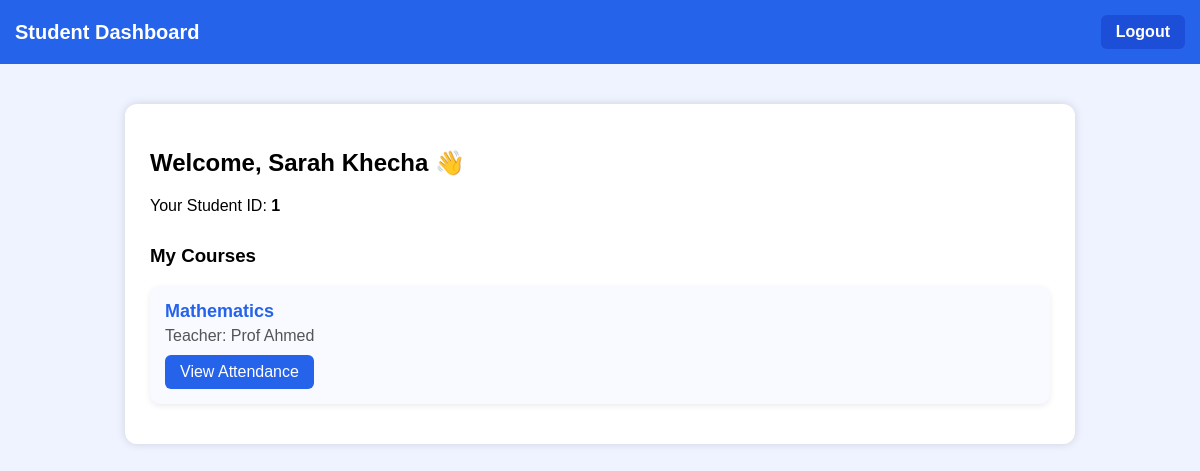
The app's page /student_dashboard.php (signed in) with its own data.
### tables this page shows
CREATE TABLE IF NOT EXISTS `students` (
  `id` int NOT NULL AUTO_INCREMENT,
  `first_name` varchar(100) DEFAULT NULL,
  `last_name` varchar(100) DEFAULT NULL,
  `email` varchar(100) DEFAULT NULL,
  PRIMARY KEY (`id`),
  UNIQUE KEY `email` (`email`)
);

CREATE TABLE IF NOT EXISTS `courses` (
  `id` int NOT NULL AUTO_INCREMENT,
  `course_name` varchar(100) NOT NULL,
  `teacher_id` int DEFAULT NULL,
  PRIMARY KEY (`id`),
  KEY `teacher_id` (`teacher_id`)
);

CREATE TABLE IF NOT EXISTS `teachers` (
  `id` int NOT NULL AUTO_INCREMENT,
  `full_name` varchar(200) DEFAULT NULL,
  `email` varchar(100) DEFAULT NULL,
  PRIMARY KEY (`id`),
  UNIQUE KEY `email` (`email`)
);

### student_dashboard.php (the view, shortened to what this page needs)
<?php
require 'db.php';
$student_id = $_SESSION['student_id'];
$stmt = $pdo->prepare("SELECT first_name, last_name FROM students WHERE id = ?");
$stmt->execute([$student_id]);
$student = $stmt->fetch(PDO::FETCH_ASSOC);
$full_name = $student['first_name'] . " " . $student['last_name'];
$stmt2 = $pdo->prepare("
    SELECT c.id, c.course_name, t.full_name AS teacher_name
    FROM student_courses sc
    JOIN courses c ON sc.course_id = c.id
    LEFT JOIN teachers t ON c.teacher_id = t.id
    WHERE sc.student_id = ?
");
$stmt2->execute([$student_id]);
$courses = $stmt2->fetchAll(PDO::FETCH_ASSOC);
?>
<!DOCTYPE html>
<html lang="en">
<head>
</head>
<body>
<nav>
    <h1>Student Dashboard</h1>
    <a href="logout.php">Logout</a>
</nav>
<div class="container">
    <h2>Welcome, <?php echo htmlspecialchars($full_name); ?> 👋</h2>
    <p>Your Student ID: <strong><?php echo htmlspecialchars($student_id); ?></strong></p>
    <h3 style="margin-top:30px;">My Courses</h3>
    <?php if ($courses): ?>
        <?php foreach ($courses as $course): ?>
            <div class="course-card">
                <p class="course-title"><?php echo htmlspecialchars($course['course_name']); ?></p>
                <p class="teacher">Teacher: <?php echo htmlspecialchars($course['teacher_name']); ?></p>
                <a class="btn" href="student_attendance.php?course_id=<?php echo $course['id']; ?>">View Attendance</a>
            </div>
        <?php endforeach; ?>
    <?php else: ?>
        <p>No courses found.</p>
    <?php endif; ?>
</div>
</body>
</html>

### student_dashboard.php (style rules this page uses)
body { font-family: Arial, sans-serif; background: #eef3ff; margin: 0; padding: 0; }
nav { background: #2563eb; padding: 15px; display: flex; justify-content: space-between; align-items: center; }
nav h1 { color: #fff; margin: 0; font-size: 20px; }
nav a { color: #fff; text-decoration: none; padding: 8px 15px; border-radius: 6px; background: #1d4ed8; font-weight: bold; }
.container { max-width: 900px; margin: 40px auto; background: white; padding: 25px; border-radius: 12px; box-shadow: 0 0 10px #0002; }
.course-card { background: #f9faff; padding: 15px; border-radius: 10px; margin-bottom: 15px; box-shadow: 0 2px 6px rgba(0,0,0,0.08); }
.course-title { font-size: 18px; color: #2563eb; margin: 0; font-weight: bold; }
.teacher { color: #555; margin: 5px 0 10px; }
.btn { display: inline-block; padding: 8px 15px; background: #2563eb; color: white; text-decoration: none; border-radius: 6px; }

### records on screen
students: full_name "Sarah Khecha"
courses: course_name "Mathematics", teacher.full_name "Prof Ahmed"

### other values on screen
$student_id "1"
